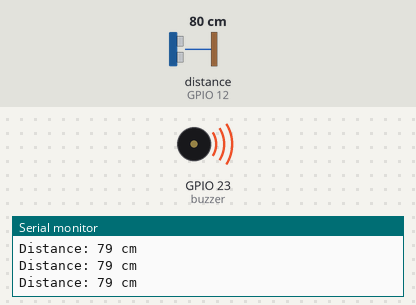
This sketch was run on a simulated ESP32. On the bench: buzzer (waves = sounding), the last lines printed to the serial monitor. Wiring (from diagram.json): ultrasonic range finder: trigger GPIO 13; echo GPIO 12. The inputs (shaded band) are chosen by the test bench; at power-on: distance to the obstacle (sensor on GPIO 12) 80 cm. The echo pulse lasts 58.3 µs per cm; WiFi joins after 1.5 s; servers stay silent unless stated.

Above: at 3.0 s.
3.1 s: distance to the obstacle (sensor on GPIO 12) set to 198 cm
4.6 s: distance to the obstacle (sensor on GPIO 12) set to 207 cm
At 5.4 s:
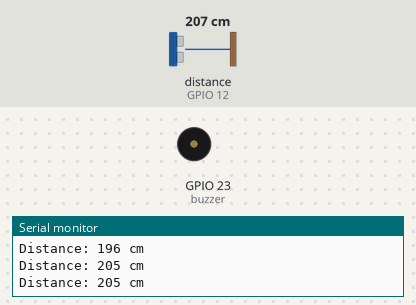
6.3 s: distance to the obstacle (sensor on GPIO 12) set to 2 cm
At 7.5 s:
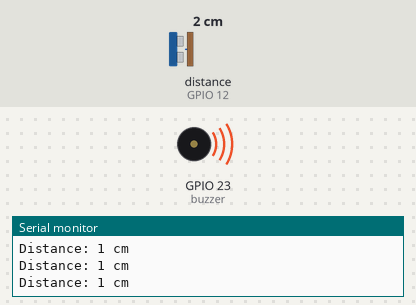
7.8 s: distance to the obstacle (sensor on GPIO 12) set to 250 cm
At 9.3 s:
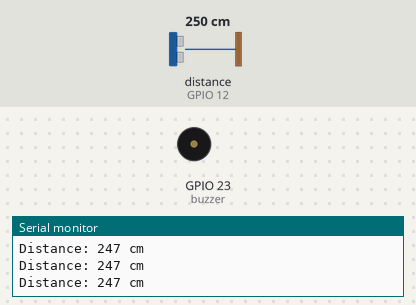
Timing chart, 0 to 10.4 s (numbered marks = the images above; inputs shaded):
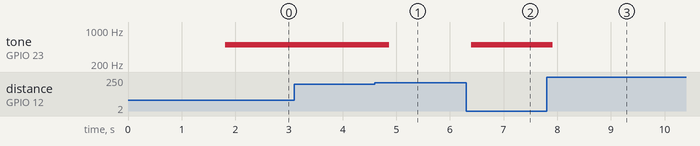

Measured:
- the behaviour switches between 202 and 203 cm on distance to the obstacle (sensor on GPIO 12) (found by bisection; images 0 and 1)
- after the input at 4.6 s, tone on GPIO 23 (buzzer): 500 Hz → silent after 0.27 s
- after the input at 6.3 s, tone on GPIO 23 (buzzer): silent → 500 Hz after 0.10 s
- after the input at 7.8 s, tone on GPIO 23 (buzzer): 500 Hz → silent after 0.11 s

The sketch:

sketch.ino
```cpp
#define BLYNK_TEMPLATE_ID "TMPLxxxxxxxxx"
#define BLYNK_TEMPLATE_NAME "Pest Detector"
#define BLYNK_AUTH_TOKEN "AUTH_TOKEN"
#define BLYNK_PRINT Serial

#include <WiFi.h>
#include <WiFiClient.h>
#include <BlynkSimpleEsp32.h>

#define ECHO 12
#define TRIG 13

char auth[] = BLYNK_AUTH_TOKEN;
char ssid[] = "Wokwi-GUEST";
char pass[] = "";

int buzzer = 23;
bool is_beep = true;
bool is_notify = true;

BLYNK_WRITE(V1)
{
  is_beep = param.asInt();
}

BLYNK_WRITE(V2)
{
  is_notify = param.asInt();
}

void setup() {
  Serial.begin(115200);

  pinMode(ECHO, INPUT);
  pinMode(TRIG, OUTPUT);
  pinMode(buzzer, OUTPUT);

  Blynk.begin(auth, ssid, pass);
}

void loop() {
  digitalWrite(TRIG, LOW);
  delayMicroseconds(2);
  digitalWrite(TRIG, HIGH);
  delayMicroseconds(10);
  digitalWrite(TRIG, LOW);

  int time = pulseIn(ECHO, HIGH);
  int distance = time * 0.034 / 2;

  Serial.print("Distance: ");
  Serial.print(distance);
  Serial.println(" cm");

  if (distance <= 200) {
    if (is_beep) {
      tone(buzzer, 500, 1000);
    } else {
      noTone(buzzer);
    }

    if (is_notify) {
      Blynk.virtualWrite(V0, "There are Pests!");
    } else {
      Blynk.virtualWrite(V0, " ");
    }
  } else {
    noTone(buzzer);
    Blynk.virtualWrite(V0, " ");
  }

  delay(500);
}
```
